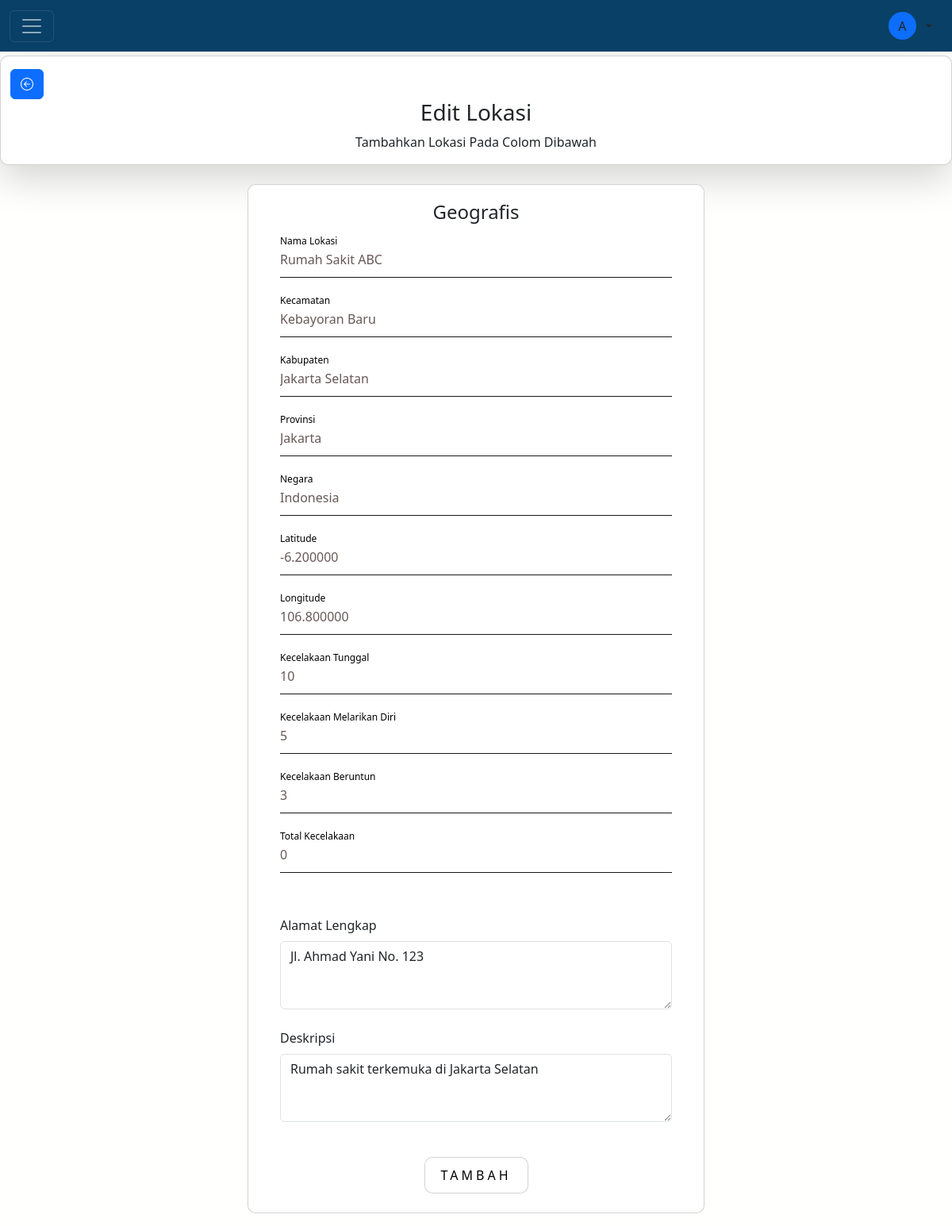
The app's page /admin/location-edit.php?id=1 (signed in) with its own data.
### tables this page shows
CREATE TABLE `location` (
  `id` varchar(255) NOT NULL,
  `name` varchar(255) DEFAULT NULL,
  `address` varchar(255) DEFAULT NULL,
  `latitude` varchar(255) DEFAULT NULL,
  `longitude` varchar(255) DEFAULT NULL,
  `k_tunggal` int(11) DEFAULT NULL,
  `k_lari` int(11) DEFAULT NULL,
  `k_beruntun` int(11) DEFAULT NULL,
  `total_laka` int(11) NOT NULL,
  `negara` varchar(255) DEFAULT NULL,
  `provinsi` varchar(255) DEFAULT NULL,
  `kabupaten` varchar(255) DEFAULT NULL,
  `kecamatan` varchar(255) DEFAULT NULL,
  `description` varchar(255) DEFAULT NULL
);

### function.php (called while the page is built, shortened)
<?php
  $host = "localhost";
  $user = "root";
  $pass = "";
  $db = "geo_info_sys";
  try {
    $conn = mysqli_connect("$host", "$user", "$pass", "$db");
  } catch (PDOException $e) {
    die ("Koneksi Gagal: " . $e->getMessage());
  }
  function query($query) {
    global $conn;
    $result = mysqli_query($conn, $query);
    $rows = [];
    while ($row = mysqli_fetch_assoc($result)) {
      $rows[] = $row;
    }
    return $rows;
  }

### admin/location-edit.php (the view, shortened to what this page needs)
<?php
include '../function.php';
$id = $_GET['id'];
$location = query("SELECT * FROM `location` WHERE id=$id")[0];
?>
<!DOCTYPE html>
<html lang="en">
<head>
  <link href="https://cdn.jsdelivr.net/npm/bootstrap@5.3.0-alpha3/dist/css/bootstrap.min.css" rel="stylesheet" />
  <link rel="stylesheet" href="css/add.css" />
  <link rel="stylesheet" href="https://cdn.jsdelivr.net/npm/bootstrap-icons@1.10.4/font/bootstrap-icons.css" />
</head>
<body>
  <?php include 'navbarAdmin.php' ?>
  <section style="height: 70px;">
  </section>
  <section id="header">
    <div class="container-fluid card shadow-lg">
      <div class="row mt-3">
        <div class="col-2">
          <a href="location.php">
            <button type="button" class="btn btn-primary">
              <i class="bi bi-arrow-left-circle"></i>
            </button>
          </a>
        </div>
        <div class="col-12 text-center">
          <h3>Edit Lokasi</h3>
          <p>Tambahkan Lokasi Pada Colom Dibawah</p>
        </div>
      </div>
    </div>
  </section>
  <section id="edit">
    <div class="container-fluid">
      <div class="row mt-4 justify-content-center">
        <div class="col-md-6 mb-3">
          <div class="card">
            <div class="login-box">
              <form action="" method="post">
                <h4 class="mb-4 text-center">Geografis</h4>
                <div class="user-box">
                  <input type="text" name="name" required="" value="<?= $location['name'] ?>" />
                  <label class="text-black">Nama Lokasi</label>
                </div>
                <div class="user-box">
                  <input type="text" name="kecamatan" required="" value="<?= $location['kecamatan'] ?>" />
                  <label class="text-black">Kecamatan</label>
                </div>
                <div class="user-box">
                  <input type="text" name="kabupaten" required="" value="<?= $location['kabupaten'] ?>" />
                  <label class="text-black">Kabupaten</label>
                </div>
                <div class="user-box">
                  <input type="text" name="provinsi" required="" value="<?= $location['provinsi'] ?>" />
                  <label class="text-black">Provinsi</label>
                </div>
                <div class="user-box">
                  <input type="text" name="negara" required="" value="<?= $location['negara'] ?>" />
                  <label class="text-black">Negara</label>
                </div>
                <div class="user-box">
                  <input type="text" name="latitude" required="" value="<?= $location['latitude'] ?>" />
                  <label class="text-black">Latitude</label>
                </div>
                <div class="user-box">
                  <input type="text" name="longitude" required="" value="<?= $location['longitude'] ?>" />
                  <label class="text-black">Longitude</label>
                </div>
                <div class="user-box">
                  <input type="number" name="k_tunggal" required="" value="<?= $location['k_tunggal'] ?>" />
                  <label class="text-black">Kecelakaan Tunggal</label>
                </div>
                <div class="user-box">
                  <input type="number" name="k_lari" required="" value="<?= $location['k_lari'] ?>" />
                  <label class="text-black">Kecelakaan Melarikan Diri</label>
                </div>
                <div class="user-box">
                  <input type="number" name="k_beruntun" required="" value="<?= $location['k_beruntun'] ?>" />
                  <label class="text-black">Kecelakaan Beruntun</label>
                </div>
                <div class="user-box">
                  <input type="number" name="total_laka" required="" value="<?= $location['total_laka'] ?>" />
                  <label class="text-black">Total Kecelakaan</label>
                </div>
                <div class="my-4">
                  <label for="exampleFormControlTextarea1" class="form-label">Alamat Lengkap</label>
                  <textarea name="address" class="form-control" id="exampleFormControlTextarea1" rows="3"><?= $location['address'] ?></textarea>
                </div>
                <div class="my-4">
                  <label for="exampleFormControlTextarea1" class="form-label">Deskripsi</label>
                  <textarea name="description" class="form-control" id="exampleFormControlTextarea1" rows="3"><?= $location['description'] ?></textarea>
                </div>
                <div class="row text-center my-4">
                  <div class="col-md-12">
                    <div class="login-box">
                      <button type="submit" name="edit" class="card">
                        Tambah
                      </button>
                    </div>
                  </div>
                </div>
              </form>
            </div>
          </div>
        </div>
      </div>
    </div>
  </section>
</body>
</html>

### admin/css/add.css (style rules this page uses)
body { background-color: #fffffe; }
a { text-decoration: none; color: rgb(250, 250, 250); }
.card { background: white; border-radius: 10px; transition: border-radius 0.5s cubic-bezier(0.175, 0.885, 0.32, 1.275); }
.login-box { padding-left: 40px; padding-right: 40px; padding-top: 20px; }
.login-box .user-box { position: relative; }
.login-box .user-box input { width: 100%; padding: 10px 0; font-size: 16px; color: #685858; margin-bottom: 30px; border: none; border-bottom: 1px solid #191818; outline: none; background: transparent; }
.login-box .user-box label { position: absolute; top: 0; left: 0; padding: 10px 0; font-size: 16px; color: #fff; pointer-events: none; transition: 0.5s; }
.login-box .user-box input:focus ~ label, .login-box .user-box input:valid ~ label { top: -20px; left: 0; color: #bdb8b8; font-size: 12px; }
.login-box form button { position: relative; display: inline-block; padding: 10px 20px; color: #000000; font-size: 16px; text-decoration: none; text-transform: uppercase; overflow: hidden; transition: 0.5s; letter-spacing: 4px; }
a { text-decoration: none; color: black; }

### records on screen
location: name "Rumah Sakit ABC", kecamatan "Kebayoran Baru", kabupaten "Jakarta Selatan", provinsi "Jakarta", negara "Indonesia", latitude "-6.200000", longitude "106.800000", k_tunggal "10", k_lari "5", k_beruntun "3", total_laka "0", address "Jl. Ahmad Yani No. 123", description "Rumah sakit terkemuka di Jakarta Selatan"
